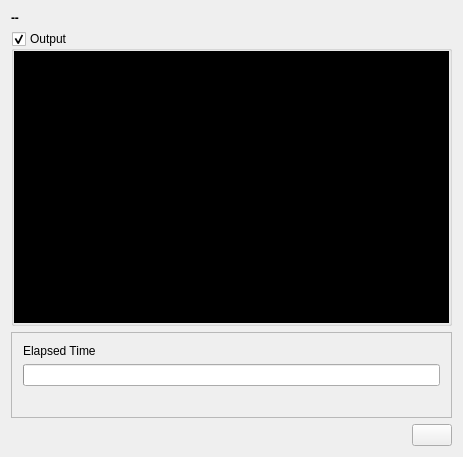
<?xml version="1.0" encoding="UTF-8"?>
<ui version="4.0">
 <class>Progress</class>
 <widget class="QWidget" name="Progress">
  <property name="geometry">
   <rect>
    <x>0</x>
    <y>0</y>
    <width>463</width>
    <height>457</height>
   </rect>
  </property>
  <property name="sizePolicy">
   <sizepolicy hsizetype="Preferred" vsizetype="Preferred">
    <horstretch>0</horstretch>
    <verstretch>0</verstretch>
   </sizepolicy>
  </property>
  <property name="cursor">
   <cursorShape>WaitCursor</cursorShape>
  </property>
  <property name="mouseTracking">
   <bool>false</bool>
  </property>
  <property name="windowTitle">
   <string>k9Copy</string>
  </property>
  <layout class="QGridLayout">
   <item row="0" column="0" colspan="3">
    <widget class="QLabel" name="lblTitle">
     <property name="sizePolicy">
      <sizepolicy hsizetype="Preferred" vsizetype="Fixed">
       <horstretch>0</horstretch>
       <verstretch>0</verstretch>
      </sizepolicy>
     </property>
     <property name="font">
      <font>
       <weight>75</weight>
       <bold>true</bold>
      </font>
     </property>
     <property name="cursor">
      <cursorShape>WaitCursor</cursorShape>
     </property>
     <property name="text">
      <string>--</string>
     </property>
     <property name="wordWrap">
      <bool>false</bool>
     </property>
    </widget>
   </item>
   <item row="6" column="2">
    <widget class="QPushButton" name="bCancel">
     <property name="sizePolicy">
      <sizepolicy hsizetype="Fixed" vsizetype="Fixed">
       <horstretch>0</horstretch>
       <verstretch>0</verstretch>
      </sizepolicy>
     </property>
     <property name="cursor">
      <cursorShape>ArrowCursor</cursorShape>
     </property>
     <property name="stdItem" stdset="0">
      <number>26</number>
     </property>
    </widget>
   </item>
   <item row="6" column="0" colspan="2">
    <spacer>
     <property name="orientation">
      <enum>Qt::Horizontal</enum>
     </property>
     <property name="sizeType">
      <enum>QSizePolicy::Expanding</enum>
     </property>
     <property name="sizeHint" stdset="0">
      <size>
       <width>161</width>
       <height>21</height>
      </size>
     </property>
    </spacer>
   </item>
   <item row="1" column="0" colspan="3">
    <widget class="QGroupBox" name="gbOutput">
     <property name="sizePolicy">
      <sizepolicy hsizetype="Preferred" vsizetype="Expanding">
       <horstretch>0</horstretch>
       <verstretch>0</verstretch>
      </sizepolicy>
     </property>
     <property name="title">
      <string>Output</string>
     </property>
     <property name="flat">
      <bool>true</bool>
     </property>
     <property name="checkable">
      <bool>true</bool>
     </property>
     <layout class="QGridLayout" name="gridLayout">
      <property name="margin">
       <number>0</number>
      </property>
      <item row="0" column="0">
       <widget class="QLabel" name="image">
        <property name="sizePolicy">
         <sizepolicy hsizetype="Preferred" vsizetype="Preferred">
          <horstretch>0</horstretch>
          <verstretch>0</verstretch>
         </sizepolicy>
        </property>
        <property name="palette">
         <palette>
          <active>
           <colorrole role="Base">
            <brush brushstyle="SolidPattern">
             <color alpha="255">
              <red>255</red>
              <green>255</green>
              <blue>255</blue>
             </color>
            </brush>
           </colorrole>
           <colorrole role="Window">
            <brush brushstyle="SolidPattern">
             <color alpha="255">
              <red>0</red>
              <green>0</green>
              <blue>0</blue>
             </color>
            </brush>
           </colorrole>
          </active>
          <inactive>
           <colorrole role="Base">
            <brush brushstyle="SolidPattern">
             <color alpha="255">
              <red>255</red>
              <green>255</green>
              <blue>255</blue>
             </color>
            </brush>
           </colorrole>
           <colorrole role="Window">
            <brush brushstyle="SolidPattern">
             <color alpha="255">
              <red>0</red>
              <green>0</green>
              <blue>0</blue>
             </color>
            </brush>
           </colorrole>
          </inactive>
          <disabled>
           <colorrole role="Base">
            <brush brushstyle="SolidPattern">
             <color alpha="255">
              <red>0</red>
              <green>0</green>
              <blue>0</blue>
             </color>
            </brush>
           </colorrole>
           <colorrole role="Window">
            <brush brushstyle="SolidPattern">
             <color alpha="255">
              <red>0</red>
              <green>0</green>
              <blue>0</blue>
             </color>
            </brush>
           </colorrole>
          </disabled>
         </palette>
        </property>
        <property name="autoFillBackground">
         <bool>true</bool>
        </property>
        <property name="frameShape">
         <enum>QFrame::NoFrame</enum>
        </property>
        <property name="frameShadow">
         <enum>QFrame::Plain</enum>
        </property>
        <property name="alignment">
         <set>Qt::AlignCenter</set>
        </property>
        <property name="wordWrap">
         <bool>false</bool>
        </property>
       </widget>
      </item>
     </layout>
    </widget>
   </item>
   <item row="3" column="0" colspan="3">
    <widget class="QFrame" name="frame">
     <property name="sizePolicy">
      <sizepolicy hsizetype="Preferred" vsizetype="Fixed">
       <horstretch>0</horstretch>
       <verstretch>0</verstretch>
      </sizepolicy>
     </property>
     <property name="frameShape">
      <enum>QFrame::StyledPanel</enum>
     </property>
     <property name="frameShadow">
      <enum>QFrame::Raised</enum>
     </property>
     <layout class="QGridLayout" name="gridLayout_2">
      <item row="0" column="0">
       <widget class="QLabel" name="textLabel1">
        <property name="sizePolicy">
         <sizepolicy hsizetype="Fixed" vsizetype="Fixed">
          <horstretch>0</horstretch>
          <verstretch>0</verstretch>
         </sizepolicy>
        </property>
        <property name="cursor">
         <cursorShape>WaitCursor</cursorShape>
        </property>
        <property name="text">
         <string>Elapsed Time</string>
        </property>
        <property name="wordWrap">
         <bool>false</bool>
        </property>
       </widget>
      </item>
      <item row="1" column="0" colspan="2">
       <widget class="QProgressBar" name="ProgressBar">
        <property name="cursor">
         <cursorShape>WaitCursor</cursorShape>
        </property>
       </widget>
      </item>
      <item row="2" column="0">
       <widget class="QLabel" name="LabelText">
        <property name="sizePolicy">
         <sizepolicy hsizetype="Preferred" vsizetype="Fixed">
          <horstretch>0</horstretch>
          <verstretch>0</verstretch>
         </sizepolicy>
        </property>
        <property name="font">
         <font>
          <italic>true</italic>
         </font>
        </property>
        <property name="cursor">
         <cursorShape>WaitCursor</cursorShape>
        </property>
        <property name="text">
         <string/>
        </property>
        <property name="alignment">
         <set>Qt::AlignVCenter</set>
        </property>
        <property name="wordWrap">
         <bool>false</bool>
        </property>
       </widget>
      </item>
      <item row="0" column="1">
       <widget class="QLabel" name="lblElapsed">
        <property name="sizePolicy">
         <sizepolicy hsizetype="Preferred" vsizetype="Fixed">
          <horstretch>0</horstretch>
          <verstretch>0</verstretch>
         </sizepolicy>
        </property>
        <property name="cursor">
         <cursorShape>WaitCursor</cursorShape>
        </property>
        <property name="text">
         <string/>
        </property>
        <property name="wordWrap">
         <bool>false</bool>
        </property>
       </widget>
      </item>
     </layout>
    </widget>
   </item>
  </layout>
 </widget>
 <layoutdefault spacing="6" margin="11"/>
 <customwidgets>
  <customwidget>
   <class>QPushButton</class>
   <extends>QPushButton</extends>
   <header>qpushbutton.h</header>
  </customwidget>
 </customwidgets>
 <resources/>
 <connections>
  <connection>
   <sender>bCancel</sender>
   <signal>clicked()</signal>
   <receiver>Progress</receiver>
   <slot>bCancelClick()</slot>
   <hints>
    <hint type="sourcelabel">
     <x>20</x>
     <y>20</y>
    </hint>
    <hint type="destinationlabel">
     <x>20</x>
     <y>20</y>
    </hint>
   </hints>
  </connection>
  <connection>
   <sender>gbOutput</sender>
   <signal>toggled(bool)</signal>
   <receiver>Progress</receiver>
   <slot>gbOutputToggled(bool)</slot>
   <hints>
    <hint type="sourcelabel">
     <x>235</x>
     <y>174</y>
    </hint>
    <hint type="destinationlabel">
     <x>235</x>
     <y>232</y>
    </hint>
   </hints>
  </connection>
 </connections>
 <slots>
  <slot>gbOutputToggled(bool)</slot>
 </slots>
</ui>
